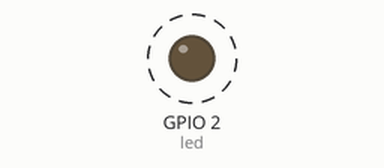
The program below on a simulated ESP32 board running MicroPython. Shown: output pins drawn as LEDs (lit = HIGH). Dashed ring = blinking.

Above: at 0.5 s.
Timing chart, 0 to 4.6 s (numbered marks = the images above):
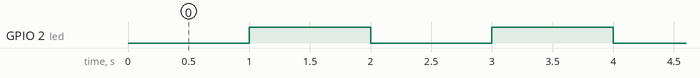

The program:

BLINK_GPIO_PIN.py
```python
# save this file as main.py on micropython device

import machine
import time

led = machine.Pin(2, machine.Pin.OUT)

while True:
    time.sleep(1)
    led.value(1)    # light up

    time.sleep(1)
    led.value(0)    # light down
```

Measured:
- by itself, GPIO 2 (led): alternates HIGH for 1.0 s and LOW for 1.0 s
